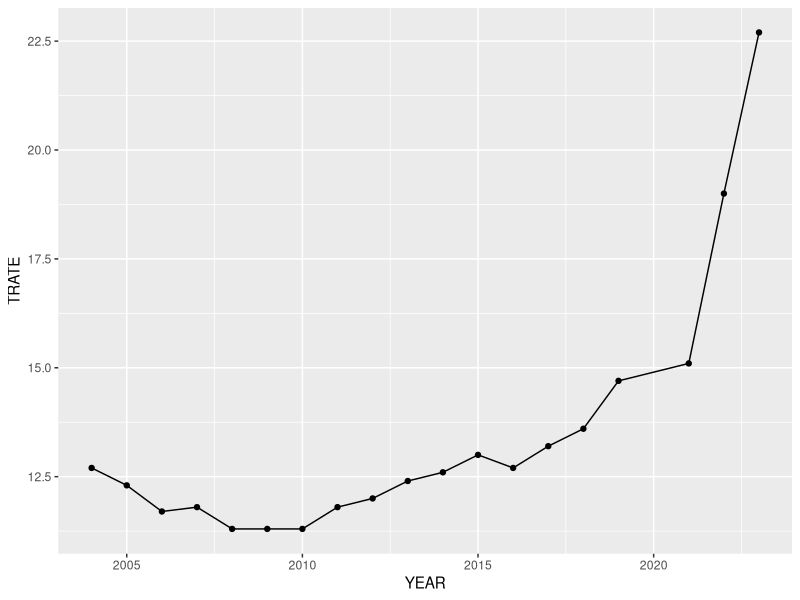

Source code (R):
library(tidyverse)
library(readr)

transfer <- read.csv("./data/Recruitment/transfer.csv")
#TEST
ggplot(data = transfer, aes(x = `YEAR`, y = `TRATE`)) +
  geom_line() +
  geom_point()